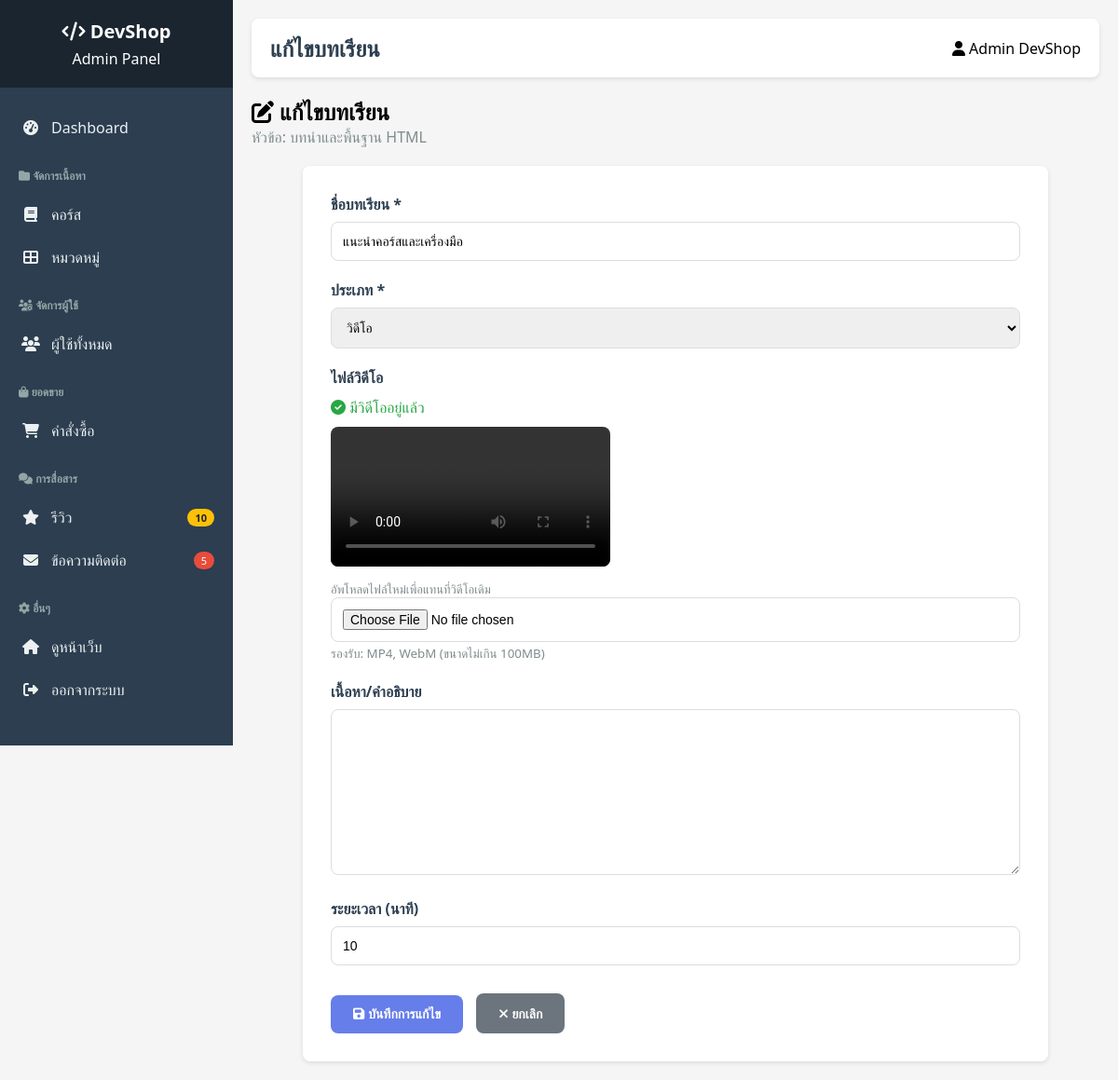
Page /admin/lecture_edit.php?id=1&course=1 (signed in) on the committed database.
### tables this page shows
CREATE TABLE `lectures` (
  `lecture_id` int NOT NULL AUTO_INCREMENT,
  `section_id` int NOT NULL,
  `lecture_title` varchar(200) NOT NULL,
  `lecture_type` enum('video','article','quiz','file') DEFAULT 'video',
  `content_url` varchar(255) DEFAULT NULL,
  `content_text` text,
  `duration_minutes` int DEFAULT NULL,
  `lecture_order` int DEFAULT '0',
  `is_preview` tinyint(1) DEFAULT '0',
  `created_at` timestamp NULL DEFAULT CURRENT_TIMESTAMP,
  PRIMARY KEY (`lecture_id`),
  KEY `idx_section` (`section_id`),
  CONSTRAINT `lectures_ibfk_1` FOREIGN KEY (`section_id`) REFERENCES `sections` (`section_id`) ON DELETE CASCADE
);

CREATE TABLE `sections` (
  `section_id` int NOT NULL AUTO_INCREMENT,
  `course_id` int NOT NULL,
  `section_title` varchar(200) NOT NULL,
  `section_order` int DEFAULT '0',
  `created_at` timestamp NULL DEFAULT CURRENT_TIMESTAMP,
  PRIMARY KEY (`section_id`),
  KEY `idx_course` (`course_id`),
  CONSTRAINT `sections_ibfk_1` FOREIGN KEY (`course_id`) REFERENCES `courses` (`course_id`) ON DELETE CASCADE
);

### admin/lecture_edit.php (the view, shortened to what this page needs)
<?php
require_once '../includes/config.php';
$lecture_id = intval($_GET['id']);
$course_id = intval($_GET['course']);
$lecture_sql = "SELECT l.*, s.section_title, s.course_id
                FROM lectures l
                JOIN sections s ON l.section_id = s.section_id
                WHERE l.lecture_id = $lecture_id";
$lecture_result = $conn->query($lecture_sql);
$lecture = $lecture_result->fetch_assoc();
?>
<?php include 'includes/header.php'; ?>
<link rel="stylesheet" href="../assets/css/admin-lecture-edit.css">
<div style="margin-bottom: 20px;">
    <h2><i class="fas fa-edit"></i> แก้ไขบทเรียน</h2>
    <p style="color: #7f8c8d;">หัวข้อ: <?php echo htmlspecialchars($lecture['section_title']); ?></p>
</div>
<div class="content-box">
    <form method="POST" enctype="multipart/form-data">
        <div class="form-group">
            <label>ชื่อบทเรียน *</label>
            <input type="text" name="lecture_title" value="<?php echo htmlspecialchars($lecture['lecture_title']); ?>" required>
        </div>
        <div class="form-group">
            <label>ประเภท *</label>
            <select name="lecture_type" id="lecture_type" onchange="toggleFields()" required>
                <option value="video" <?php echo $lecture['lecture_type'] == 'video' ? 'selected' : ''; ?>>วิดีโอ</option>
            </select>
        </div>
        <div class="form-group" id="video_field">
            <label>ไฟล์วิดีโอ</label>
            <?php if ($lecture['content_url']): ?>
                <div class="video-preview">
                    <p style="color: #28a745; margin-bottom: 10px;">
                        <i class="fas fa-check-circle"></i> มีวิดีโออยู่แล้ว
                    </p>
                    <video controls style="max-width: 100%; border-radius: 8px;">
                        <source src="../<?php echo htmlspecialchars($lecture['content_url']); ?>" type="video/mp4">
                    </video>
                    <p style="margin-top: 10px; color: #7f8c8d; font-size: 13px;">อัพโหลดไฟล์ใหม่เพื่อแทนที่วิดีโอเดิม</p>
                </div>
            <?php endif; ?>
            <input type="file" name="video_file" accept="video/*">
            <small style="color: #7f8c8d;">รองรับ: MP4, WebM (ขนาดไม่เกิน 100MB)</small>
        </div>
        <div class="form-group">
            <label>เนื้อหา/คำอธิบาย</label>
            <textarea name="content_text" rows="8"><?php echo htmlspecialchars($lecture['content_text']); ?></textarea>
        </div>
        <div class="form-group">
            <label>ระยะเวลา (นาที)</label>
            <input type="number" name="duration_minutes" value="<?php echo $lecture['duration_minutes'] ?? ''; ?>" min="0">
        </div>
        <div style="margin-top: 30px;">
            <button type="submit" class="btn btn-primary">
                <i class="fas fa-save"></i> บันทึกการแก้ไข
            </button>
            <a href="course_content.php?id=<?php echo $course_id; ?>" class="btn btn-secondary">
                <i class="fas fa-times"></i> ยกเลิก
            </a>
        </div>
    </form>
</div>
<?php include 'includes/footer.php'; ?>

### assets/css/admin-lecture-edit.css (style rules this page uses)
.content-box { background: white; padding: 30px; border-radius: 8px; box-shadow: 0 2px 5px rgba(0, 0, 0, 0.1); max-width: 800px; margin: 0 auto; }
.form-group { margin-bottom: 20px; }
.form-group label { display: block; margin-bottom: 8px; font-weight: 600; color: #2c3e50; }
.form-group input, .form-group select, .form-group textarea { width: 100%; padding: 12px; border: 1px solid #ddd; border-radius: 8px; font-size: 14px; }
.form-group textarea { resize: vertical; font-family: inherit; }
.btn { padding: 12px 24px; border-radius: 8px; text-decoration: none; font-size: 14px; display: inline-block; margin-right: 10px; border: none; cursor: pointer; font-weight: 600; }
.btn-primary { background: #667eea; color: white; }
.btn-secondary { background: #6c757d; color: white; }
.video-preview { margin-top: 10px; max-width: 100%; }

### admin/includes/header.php (style rules this page uses)
* { margin: 0; padding: 0; box-sizing: border-box; }
body { font-family: 'Segoe UI', Tahoma, Geneva, Verdana, sans-serif; background: #f5f5f5; }
.btn { padding: 8px 15px; border-radius: 5px; text-decoration: none; transition: all 0.3s; }
.btn-primary { background: #667eea; color: white; }

### rows in the picture
lectures: section.section_title "บทนำและพื้นฐาน HTML", lecture_title "แนะนำคอร์สและเครื่องมือ", lecture_type "วิดีโอ", duration_minutes "10"

### other values in the picture
$new_reviews "10"
$new_messages "5"
$page_title "แก้ไขบทเรียน"
$_SESSION['user_name'] "Admin DevShop"
